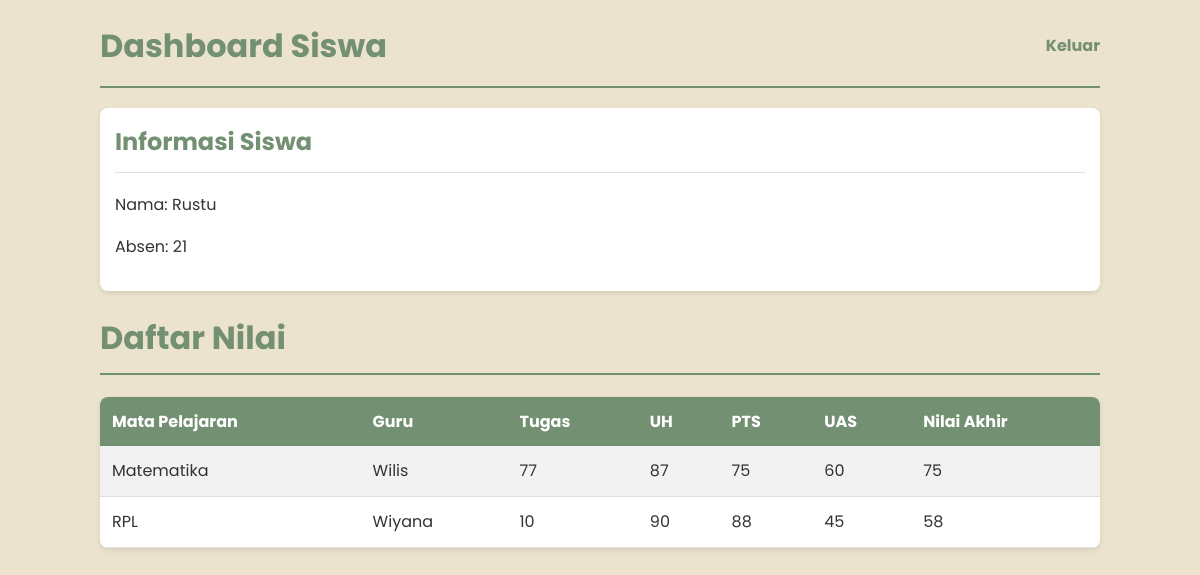
Page /dashboard_siswa.php (signed in) on the committed database.
### tables this page shows
CREATE TABLE `user` (
  `id` int(11) NOT NULL,
  `absen` int(255) NOT NULL,
  `nama` varchar(255) NOT NULL,
  `password` varchar(255) NOT NULL,
  `role` enum('guru','siswa') NOT NULL
);

CREATE TABLE `nilai` (
  `id_nilai` int(11) NOT NULL,
  `id_siswa` int(11) NOT NULL,
  `id_mapel` int(11) NOT NULL,
  `tugas` int(255) NOT NULL,
  `uh` int(255) NOT NULL,
  `pts` int(255) NOT NULL,
  `uas` int(255) NOT NULL,
  `nilai_akhir` decimal(10,0) NOT NULL
);

CREATE TABLE `mapel` (
  `id_mapel` int(11) NOT NULL,
  `nama_mapel` varchar(255) NOT NULL,
  `nama_guru` varchar(255) NOT NULL
);

### dashboard_siswa.php (the view, shortened to what this page needs)
<?php
include 'koneksi.php';
$id_user = $_SESSION['id'];
$user_query = "SELECT * FROM user WHERE id = $id_user";
$user_result = $conn->query($user_query);
$user = $user_result->fetch_assoc();
$nilai_query = "
    SELECT
        mapel.nama_mapel,
        mapel.nama_guru,
        nilai.tugas,
        nilai.uh,
        nilai.pts,
        nilai.uas,
        nilai.nilai_akhir
    FROM nilai
    JOIN mapel ON nilai.id_mapel = mapel.id_mapel
    WHERE nilai.id_siswa = $id_user
    ORDER BY mapel.nama_mapel";
$nilai_result = $conn->query($nilai_query);
?>
<!DOCTYPE html>
<html lang="id">
<head>
    <link rel="stylesheet" href="css/dashboard_siswa.css">
</head>
<body>
    <header>
        <h1>Dashboard Siswa</h1>
        <nav>
            <ul>
                <li><a href="index.php">Keluar</a></li>
            </ul>
        </nav>
    </header>
    <div class="user-info">
        <h2>Informasi Siswa</h2>
        <p>Nama: <?= htmlspecialchars($user['nama']) ?></p>
        <p>Absen: <?= htmlspecialchars($user['absen']) ?></p>
    </div>
    <main>
        <h1>Daftar Nilai</h1>
        <div class="data">
            <?php if ($nilai_result->num_rows > 0): ?>
                <table>
                    <tr>
                        <th>Mata Pelajaran</th>
                        <th>Guru</th>
                        <th>Tugas</th>
                        <th>UH</th>
                        <th>PTS</th>
                        <th>UAS</th>
                        <th>Nilai Akhir</th>
                    </tr>
                    <?php while ($row = $nilai_result->fetch_assoc()): ?>
                        <tr>
                            <td><?= htmlspecialchars($row['nama_mapel']); ?></td>
                            <td><?= htmlspecialchars($row['nama_guru']); ?></td>
                            <td><?= htmlspecialchars($row['tugas']); ?></td>
                            <td><?= htmlspecialchars($row['uh']); ?></td>
                            <td><?= htmlspecialchars($row['pts']); ?></td>
                            <td><?= htmlspecialchars($row['uas']); ?></td>
                            <td><?= htmlspecialchars($row['nilai_akhir']); ?></td>
                        </tr>
                    <?php endwhile; ?>
                </table>
            <?php endif; ?>
        </div>
    </main>
</body>
</html>

### css/dashboard_siswa.css (style rules this page uses)
* { font-family: 'Poppins', sans-serif; }
body { line-height: 1.6; background-color: #ece3ce; color: #333; max-width: 1000px; margin: 0 auto; padding: 20px; }
header { display: flex; justify-content: space-between; align-items: center; border-bottom: 2px solid #739072; padding-bottom: 15px; margin-bottom: 20px; }
header h1 { color: #739072; margin: 0; }
nav ul { list-style: none; padding: 0; margin: 0; }
nav ul li a { text-decoration: none; color: #739072; font-weight: bold; }
.user-info { background-color: #ffffff; border-radius: 8px; padding: 15px; margin-bottom: 20px; box-shadow: 0 2px 5px rgba(0, 0, 0, 0.1); }
.user-info h2 { color: #739072; margin-top: 0; border-bottom: 1px solid #e0e0e0; padding-bottom: 10px; }
main h1 { color: #739072; border-bottom: 2px solid #739072; padding-bottom: 10px; }
table { width: 100%; border-collapse: collapse; background-color: #ffffff; box-shadow: 0 2px 5px rgba(0, 0, 0, 0.1); border-radius: 8px; overflow: hidden; }
table th { background-color: #739072; color: white; text-align: left; padding: 12px; }
table td { padding: 12px; border-bottom: 1px solid #e0e0e0; }
table tr:nth-child(even) { background-color: #f2f2f2; }

### rows in the picture
user: nama "Rustu", absen "21"
nilai: id_mapel.nama_mapel "Matematika", id_mapel.nama_guru "Wilis", tugas "77", uh "87", pts "75", uas "60", nilai_akhir "75"
nilai: id_mapel.nama_mapel "RPL", id_mapel.nama_guru "Wiyana", tugas "10", uh "90", pts "88", uas "45", nilai_akhir "58"
